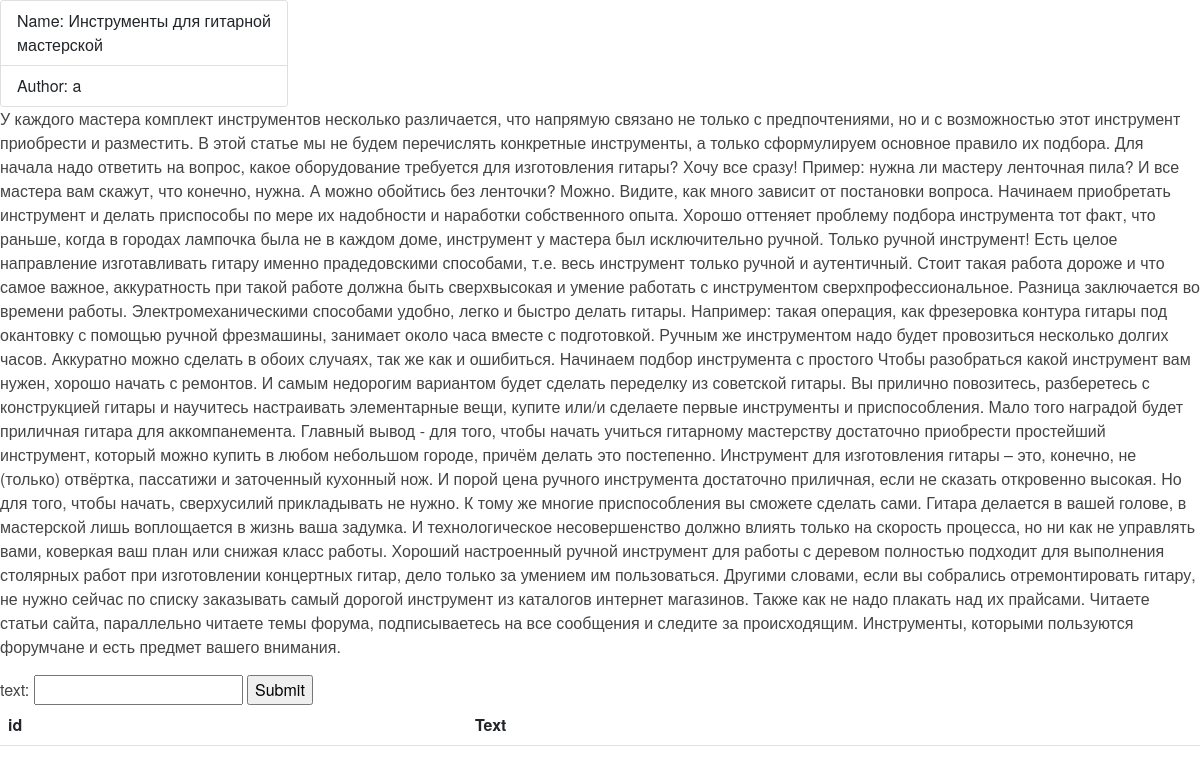
The app's page /articles/article/2/, older data.
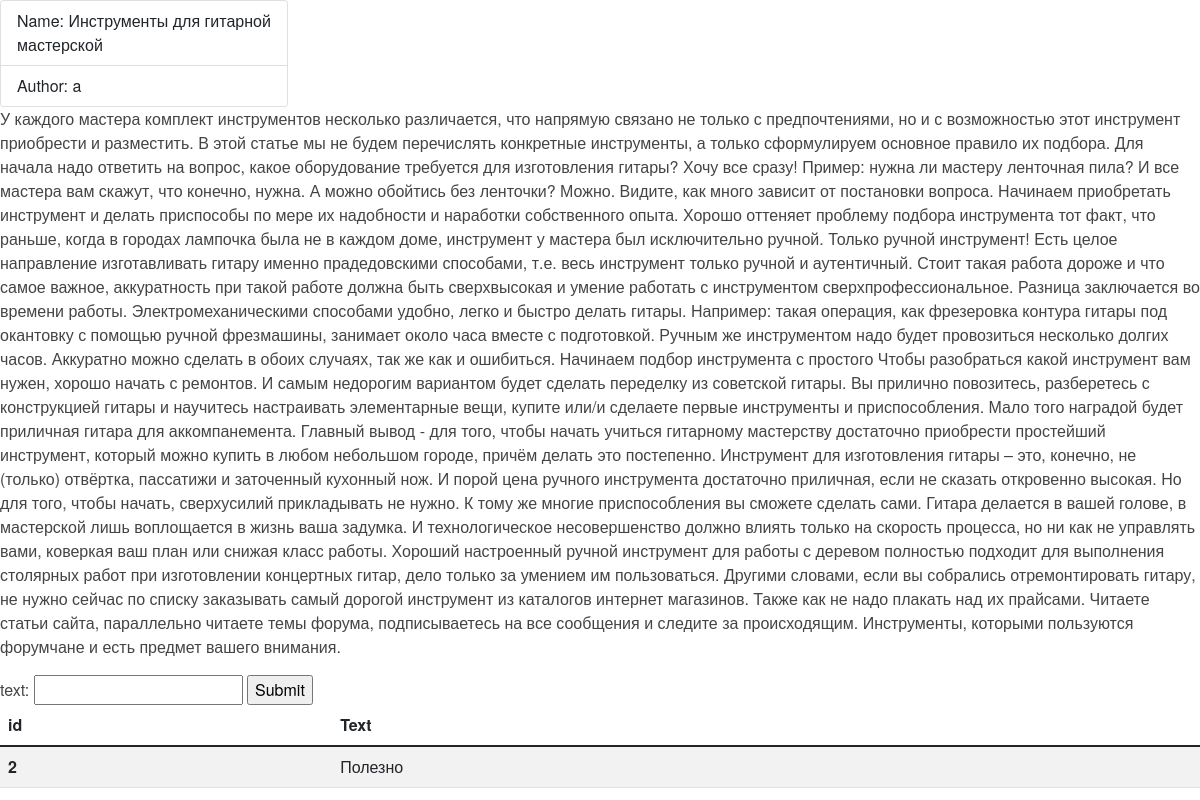
The same page, newer data.
### articles/models.py (models this page shows, shortened)
class Review(models.Model):
    text = models.TextField()
    article = models.ForeignKey(Article, on_delete=models.CASCADE)

### articles/views.py (the view)
# urls.py: path("article/<int:article_id>/", views.article_detail, name="article"),
def article_detail(request, article_id):
    if request.method == "POST":
        form = forms.ReviewForm(request.POST)
        if form.is_valid():
            text = form.cleaned_data["text"]
            article = get_object_or_404(models.Article, id=article_id)
            models.Review.objects.create(text=text, article=article)
            return redirect(reverse("article", args=[article_id]))
    elif request.method == "GET":
        form = forms.ReviewForm()
        article = get_object_or_404(models.Article, id=article_id)
        reviews = models.Review.objects.filter(article=article_id)
        context = {
            "form": form,
            "article": article,
            "reviews": reviews,
        }
        return render(request, "article.html", {"context": context})

### articles/templates/Article.html (shortened to what this page needs)
{% extends 'base.html' %}
{% block content %}
    <div class="card center-card" style="width: 18rem;">
        <ul class="list-group list-group-flush center-card">
            <li class="list-group-item">Name: {{ context.article.title }}</li>
            <li class="list-group-item">Author: {{ context.article.author}}</li>
        </ul>
    </div>
<p>{{ context.article.body }}</p>
<form method="post">
    {{ context.form }}
    <input type="submit" value="Submit">
</form>
    <table class="article-table table table-striped table-hover">
        <thead>
        <tr>
            <th scope="col">id</th>
            <th scope="col">Text</th>
        </tr>
        </thead>
        <tbody>
        {% for review in context.reviews %}
            <tr>
                <th scope="row">{{ review.id }}</th>
                <td>{{ review.text }}</td>
            </tr>
        {% endfor %}
        </tbody>
    </table>
{% endblock %}

Row changes from the older to the newer data that the page shows:
added Review: id "2", text "Полезно"
